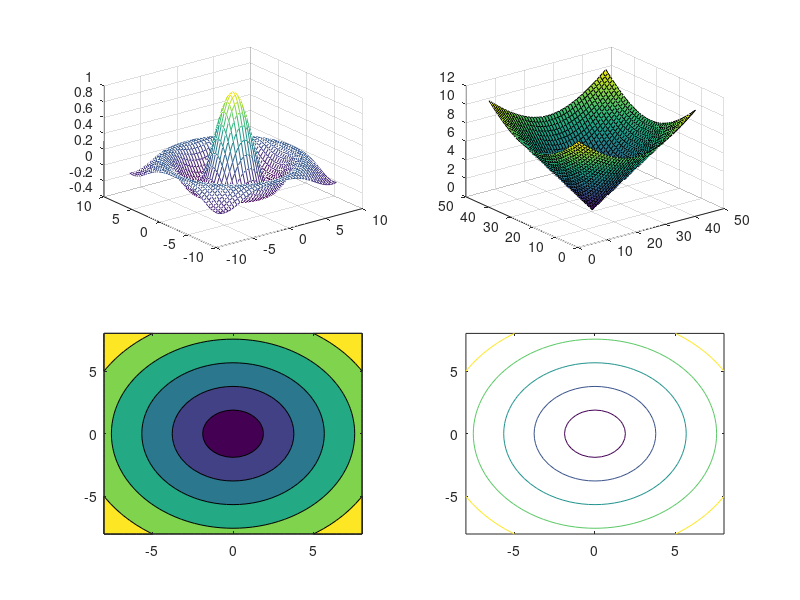

Recreate this plot in MATLAB.
tx = ty = linspace (-8, 8, 41);
[xx, yy] = meshgrid (tx, ty);
r = sqrt (xx .^ 2 + yy .^ 2) + eps;
tz = sin (r) ./ r;
subplot(2,2,1)
mesh (tx, ty, tz);
subplot(2,2,2)
surf(r)
subplot(2,2,3)
contourf(xx,yy,r,5)
subplot(2,2,4)
contour(xx,yy,r,5)